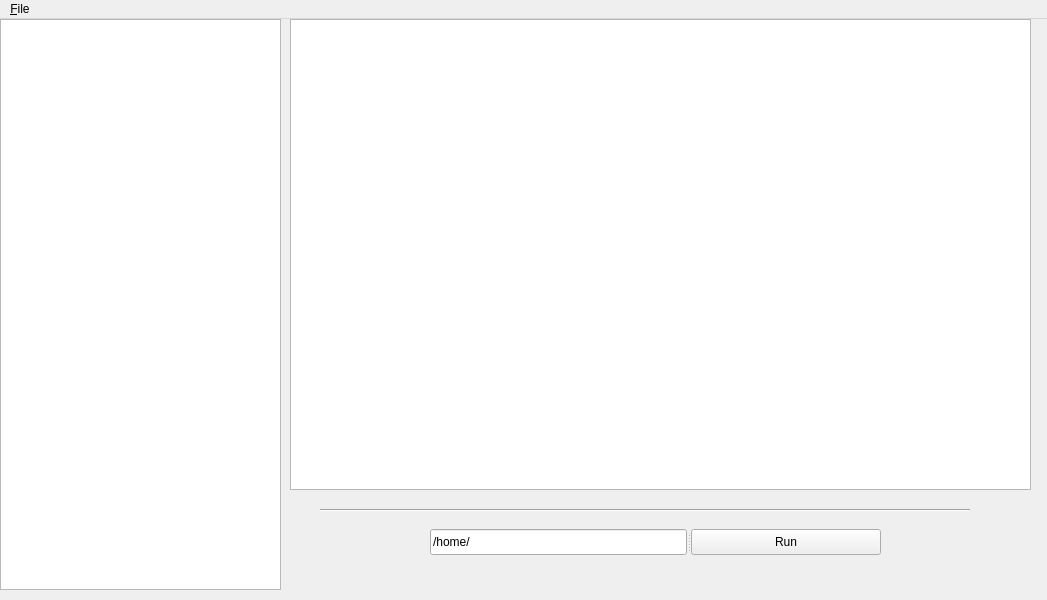
<ui version="4.0" language="jambi">
 <class>MainWindow</class>
 <widget class="QMainWindow" name="MainWindow" >
  <property name="geometry" >
   <rect>
    <x>0</x>
    <y>0</y>
    <width>1047</width>
    <height>600</height>
   </rect>
  </property>
  <property name="windowTitle" >
   <string>GitDoc</string>
  </property>
  <widget class="QWidget" name="centralwidget" >
   <widget class="QWidget" name="horizontalLayoutWidget" >
    <property name="geometry" >
     <rect>
      <x>0</x>
      <y>0</y>
      <width>281</width>
      <height>571</height>
     </rect>
    </property>
    <layout class="QHBoxLayout" name="horizontalLayout" >
     <item>
      <widget class="QListView" name="commitView" >
       <property name="font" >
        <font>
         <family>DejaVu Sans Mono</family>
         <pointsize>8</pointsize>
        </font>
       </property>
      </widget>
     </item>
    </layout>
   </widget>
   <widget class="Line" name="line" >
    <property name="geometry" >
     <rect>
      <x>320</x>
      <y>490</y>
      <width>650</width>
      <height>3</height>
     </rect>
    </property>
    <property name="orientation" >
     <enum>Qt::Horizontal</enum>
    </property>
   </widget>
   <widget class="QSplitter" name="splitter" >
    <property name="geometry" >
     <rect>
      <x>430</x>
      <y>510</y>
      <width>451</width>
      <height>26</height>
     </rect>
    </property>
    <property name="orientation" >
     <enum>Qt::Horizontal</enum>
    </property>
    <widget class="QLineEdit" name="pathEdit" >
     <property name="text" >
      <string>/home/</string>
     </property>
    </widget>
    <widget class="QPushButton" name="runButton" >
     <property name="text" >
      <string>Run</string>
     </property>
    </widget>
   </widget>
   <widget class="QWidget" name="horizontalLayoutWidget_2" >
    <property name="geometry" >
     <rect>
      <x>290</x>
      <y>0</y>
      <width>741</width>
      <height>471</height>
     </rect>
    </property>
    <layout class="QHBoxLayout" name="horizontalLayout_2" >
     <item>
      <widget class="QTextEdit" name="statView" />
     </item>
    </layout>
   </widget>
  </widget>
  <widget class="QMenuBar" name="menubar" >
   <property name="geometry" >
    <rect>
     <x>0</x>
     <y>0</y>
     <width>1047</width>
     <height>25</height>
    </rect>
   </property>
   <widget class="QMenu" name="menu_File" >
    <property name="title" >
     <string>&amp;File</string>
    </property>
    <addaction name="actionBrowse" />
    <addaction name="actionExport" />
    <addaction name="separator" />
    <addaction name="action_Quit" />
   </widget>
   <addaction name="menu_File" />
  </widget>
  <action name="actionBrowse" >
   <property name="text" >
    <string>Browse</string>
   </property>
  </action>
  <action name="actionExport" >
   <property name="text" >
    <string>Export</string>
   </property>
  </action>
  <action name="action_Quit" >
   <property name="text" >
    <string>&amp;Quit</string>
   </property>
  </action>
 </widget>
 <resources/>
 <connections/>
</ui>
